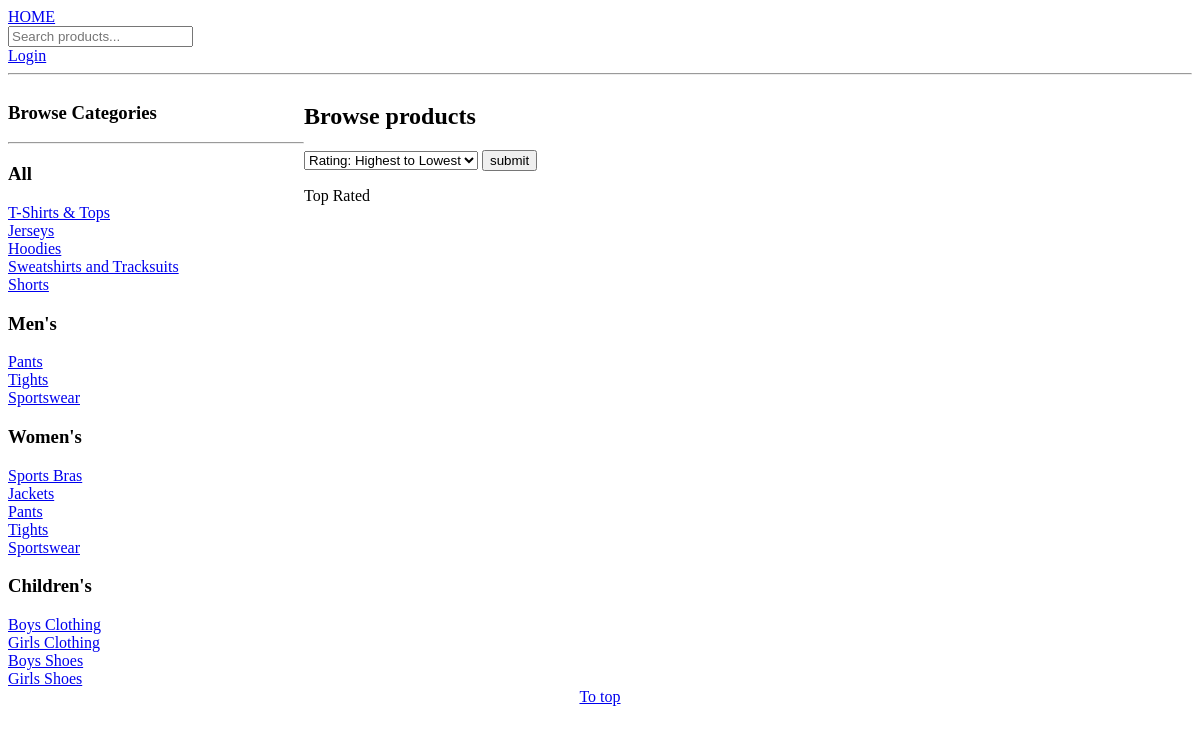
/home/, run on an earlier commit of the app's database.
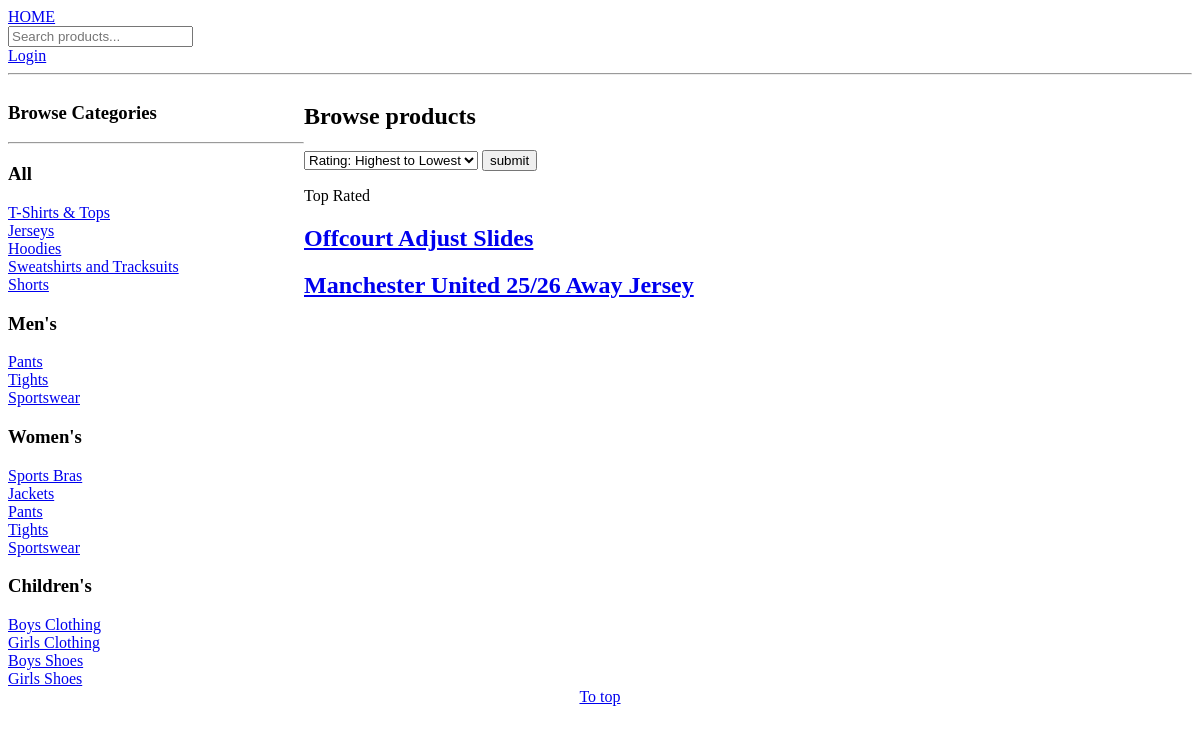
And on a later commit of the database.
### base/models.py (models this page shows, shortened)
class Clothing(models.Model):
    product_id = models.UUIDField(primary_key=True, default=uuid.uuid4, editable=False)
    name = models.CharField(max_length=250)
    details = models.TextField(max_length=1000)
    description = models.TextField(max_length=1000)
    brand = models.CharField(max_length=100)
    category = models.CharField(max_length=100)
    gender = models.CharField(max_length=1)
    size = models.TextField(max_length=40)
    color = models.CharField(null=True, blank=True, max_length=50)
    price = models.DecimalField(decimal_places=2, max_digits=5)
    rating = models.DecimalField(decimal_places=1, max_digits=2)
    stock = models.PositiveIntegerField()
    is_active = models.BooleanField(default=True)
    updated = models.DateField(auto_now=True)
    created = models.DateField(auto_now_add=True)
    class meta:
        ordering = ['-updated', '-created']

### base/views.py (the view, shortened to what this page needs)
# urls.py: 2. Add a URL to urlpatterns:  path('', views.home, name='home')
def home(request):
    order = '-rating'
    q = request.GET.get('q').replace('%20', ' ') if request.GET.get('q') != None else None
    all_categories = ['T-Shirts & Tops', 'Jerseys', 'Hoodies',
                      'Sweatshirts and Tracksuits', 'Shorts']
    men_categories = ['Pants', 'Tights',
                      'Sportswear']
    women_categories = ['Sports Bras', 'Jackets', 'Pants', 'Tights',
                        'Sportswear']
    children_categories = ['Boys Clothing', 'Girls Clothing',
                            'Boys Shoes', 'Girls Shoes']
    if q != None:
        extracted = Clothing.objects.filter(
            Q(category__icontains=q) |
            Q(name__icontains=q) |
            Q(description__icontains=q) |
            Q(category__icontains=q) |
            Q(brand__icontains=q)).order_by(order)
        context = {'clothing': extracted,
                   'all_categories': all_categories,
                   'mens_categories': men_categories,
                   'womens_categories': women_categories,
                   'child_categories': children_categories,
                   'query': q,
                   'result_count': extracted.count(),
                    'order': order}
        return render(request, 'base/home.html', context)
    else:
        extracted = Clothing.objects.order_by(order)
        context = {'clothing': extracted,
                   'all_categories': all_categories,
                    'mens_categories': men_categories,
                    'womens_categories': women_categories,
                    'child_categories': children_categories,
                    'order': order}
        return render(request, 'base/home.html', context)

### templates/base/home.html (shortened to what this page needs)
{% extends "base.html" %}
{% block content %}
    <div class="home-container">
        <div class="left-side">
            <h3>Browse Categories</h3>
            <hr>
            <h3>All</h3>
            {% for subject in all_categories %}
                <a href="{% url 'home' %}?q={{ subject }}">     {{ subject }}</a><br>
            {% endfor %}
            <h3>Men's</h3>
            {% for subject in mens_categories %}
                <a href="{% url 'home' %}?q=Mens%20{{ subject }}">     {{ subject }}</a><br>
            {% endfor %}
            <h3>Women's</h3>
            {% for subject in womens_categories %}
                <a href="{% url 'home' %}?q=Womens%20{{ subject }}">     {{ subject }}</a><br>
            {% endfor %}
            <h3>Children's</h3>
            {% for subject in child_categories %}
                <a href="{% url 'home' %}?q=Kids%20{{ subject }}">     {{ subject }}</a><br>
            {% endfor %}
        </div>
        <div class="right-side">
            {% if request.user.is_authenticated %}
                <h2>Welcome, {{ request.user }}</h2>
            {% else %}
                <h2>Browse products</h2>
            {% endif %}
                <form method="POST">
                    <select name="order" id="order">
                        <option name="top_rated" value="top_rated">Rating: Highest to Lowest</option>
                    </select>
                    <input type="submit" value="submit">
                </form>
            <p>
                {% if order == '-rating' %}
                    Top Rated
                {% endif %}
            <p>
            {% for item in clothing %}
                <h2><a href='{% url "product" item.product_id %}'>     {{ item.name }}</a></h2>
            {% endfor %}
        </div>
    </div>
{% endblock %}

What changed in the data, as far as the page shows it:
added Clothing: name "Offcourt Adjust Slides"
added Clothing: name "Manchester United 25/26 Away Jersey"
